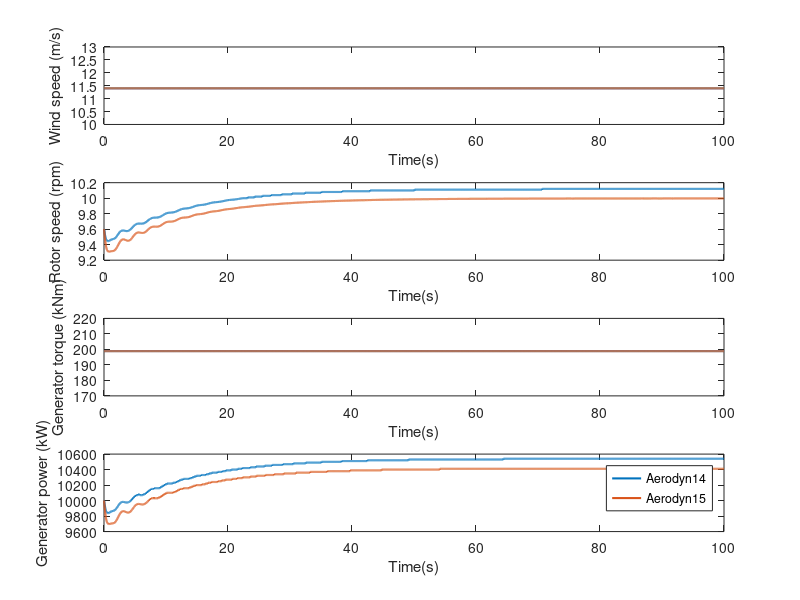
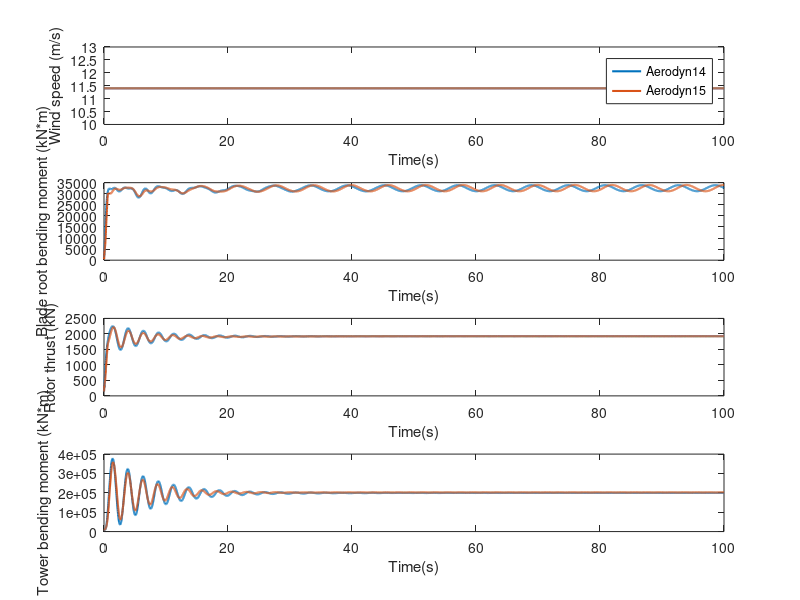

The MATLAB source for these figures, in order:
load RatedPower.mat
%% %analysis
figure(1)
subplot(4,1,1)
plot(data14(:,1),data14(:,2),'LineWidth',1.5)  %Wind speed
hold on
plot(data15(:,1),data15(:,2),'LineWidth',1.5)  %Wind speed
xlabel('Time(s)')
ylabel('Wind speed (m/s)')

subplot(4,1,2)
plot(data14(:,1),data14(:,21),'LineWidth',1.5)  %rotor speed
hold on
plot(data15(:,1),data15(:,21),'LineWidth',1.5)  %rotor speed
xlabel('Time(s)')
ylabel('Rotor speed (rpm)')

subplot(4,1,3)
plot(data14(:,1),data14(:,108),'LineWidth',1.5)  %Gen torque
hold on
plot(data15(:,1),data15(:,108),'LineWidth',1.5)  %Gen torque
xlabel('Time(s)')
ylabel('Generator torque (kNm)')


subplot(4,1,4)
plot(data14(:,1),data14(:,107),'LineWidth',1.5)  %Generator power
hold on
plot(data15(:,1),data15(:,107),'LineWidth',1.5)  %Generator power
xlabel('Time(s)')
ylabel('Generator power (kW)')
legend({'Aerodyn14','Aerodyn15'})
%load comparison
%% %analysis on the Load calculation
figure(2)
subplot(4,1,1)
plot(data14(:,1),data14(:,2),'LineWidth',1.5)  %Wind speed
hold on
plot(data15(:,1),data15(:,2),'LineWidth',1.5)  %Wind speed
xlabel('Time(s)')
ylabel('Wind speed (m/s)')
legend({'Aerodyn14','Aerodyn15'})

subplot(4,1,2)
plot(data14(:,1),data14(:,46),'LineWidth',1.5)  %Blade1 root bending moment in Y
hold on
plot(data15(:,1),data15(:,46),'LineWidth',1.5)  %Blade1 root bending moment in Y
xlabel('Time(s)')
ylabel('Blade root bending moment (kN*m)')

subplot(4,1,3)
plot(data14(:,1),data14(:,70),'LineWidth',1.5)  %Rotor thrust
hold on
plot(data15(:,1),data15(:,70),'LineWidth',1.5)  %Rotor thrust
xlabel('Time(s)')
ylabel('Rotor thrust (kN)')


subplot(4,1,4)
plot(data14(:,1),data14(:,103),'LineWidth',1.5)  %Tower bending moment in Y
hold on
plot(data15(:,1),data15(:,103),'LineWidth',1.5)  %Tower bending moment in Y
xlabel('Time(s)')
ylabel('Tower bending moment (kN*m)')